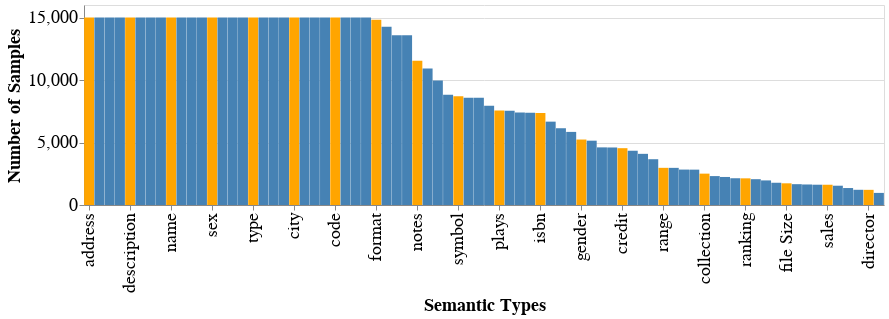

The notebook cell saved with this chart:
### Code cell
chart_type_df = combined_df.groupby('type').count().reset_index()
chart_type_df = chart_type_df.sort_values(axis=0, by=['values'], ascending=False).reset_index(drop=True)
shown_types = chart_type_df.type.to_list()
shown_types = [val for (idx, val) in enumerate(shown_types) if idx % 4 == 0]
print(shown_types)
alt.Chart(chart_type_df).mark_bar(size=10).encode(
    x = alt.X('type:O',
              title = 'Semantic Types',
              sort=alt.EncodingSortField(
                field="values",  
                order="descending"),
               axis=alt.Axis(values=shown_types)),
    y = alt.Y('values', title='Number of Samples'),
    color=alt.condition(
        alt.Predicate(alt.FieldOneOfPredicate(field='type', oneOf=shown_types)),
        alt.value('orange'),
        alt.value('steelblue')
    ),
).configure_axis(
    labelFontSize=18,
    titleFontSize=18
    
).properties(width=800,height=200)

### Figure 1 — Vega-Lite specification as saved in the notebook (floating-point values rounded to 4 significant figures)
{"config": {"view": {"continuousWidth": 400, "continuousHeight": 300}, "axis": {"labelFontSize": 18, "titleFontSize": 18}}, "data": {"name": "data-197ff1adf559da40b49865f11a634001"}, "mark": {"type": "bar", "size": 10}, "encoding": {"color": {"condition": {"value": "orange", "test": {"field": "type", "oneOf": ["address", "description", "name", "sex", "type", "city", "code", "format", "notes", "symbol", "plays", "isbn", "gender", "credit", "range", "collection", "ranking", "file Size", "sales", "director"]}}, "value": "steelblue"}, "x": {"axis": {"values": ["address", "description", "name", "sex", "type", "city", "code", "format", "notes", "symbol", "plays", "isbn", "gender", "credit", "range", "collection", "ranking", "file Size", "sales", "director"]}, "field": "type", "sort": {"field": "values", "order": "descending"}, "title": "Semantic Types", "type": "ordinal"}, "y": {"field": "values", "title": "Number of Samples", "type": "quantitative"}}, "height": 200, "width": 800, "$schema": "https://vega.github.io/schema/vega-lite/v4.17.0.json", "datasets": {"data-197ff1adf559da40b49865f11a634001": [{"type": "address", "values": 15000}, {"type": "position", "values": 15000}, {"type": "county", "values": 15000}, {"type": "day", "values": 15000}, {"type": "description", "values": 15000}, {"type": "duration", "values": 15000}, {"type": "industry", "values": 15000}, {"type": "location", "values": 15000}, {"type": "name", "values": 15000}, {"type": "rank", "values": 15000}, {"type": "company", "values": 15000}, {"type": "result", "values": 15000}, {"type": "sex", "values": 15000}, {"type": "state", "values": 15000}, {"type": "status", "values": 15000}, {"type": "team", "values": 15000}, {"type": "type", "values": 15000}, {"type": "weight", "values": 15000}, {"type": "country", "values": 15000}, {"type": "year", "values": 15000}, {"type": "city", "values": 15000}, {"type": "age", "values": 15000}, {"type": "album", "values": 15000}, {"type": "class", "values": 15000}, {"type": "code", "values": 15000}, {"type": "club", "values": 15000}, {"type": "artist", "values": 15000}, {"type": "category", "values": 15000}, {"type": "format", "values": 14828}, {"type": "jockey", "values": 14262}, {"type": "product", "values": 13587}, {"type": "region", "values": 13579}, {"type": "notes", "values": 11536}, {"type": "service", "values": 10912}, {"type": "area", "values": 9961}, {"type": "grades", "values": 8824}, {"type": "symbol", "values": 8701}, {"type": "owner", "values": 8578}, {"type": "affiliation", "values": 8572}, {"type": "team Name", "values": 7945}, {"type": "plays", "values": 7564}, {"type": "language", "values": 7537}, {"type": "order", "values": 7397}, {"type": "origin", "values": 7377}, {"type": "isbn", "values": 7368}, {"type": "elevation", "values": 6668}, {"type": "component", "values": 6141}, {"type": "genre", "values": 5848}, {"type": "gender", "values": 5237}, {"type": "command", "values": 5145}, {"type": "depth", "values": 4610}, {"type": "manufacturer", "values": 4602}, {"type": "credit", "values": 4545}, {"type": "publisher", "values": 4341}, {"type": "species", "values": 4093}, {"type": "family", "values": 3663}, {"type": "range", "values": 2974}, {"type": "classification", "values": 2971}, {"type": "person", "values": 2834}, {"type": "brand", "values": 2829}, {"type": "collection", "values": 2509}, {"type": "birth Date", "values": 2313}, {"type": "nationality", "values": 2243}, {"type": "operator", "values": 2141}, {"type": "ranking", "values": 2133}, {"type": "birth Place", "values": 2065}, {"type": "currency", "values": 1967}, {"type": "creator", "values": 1780}, {"type": "file Size", "values": 1735}, {"type": "religion", "values": 1666}, {"type": "capacity", "values": 1642}, {"type": "education", "values": 1623}, {"type": "sales", "values": 1621}, {"type": "requirement", "values": 1543}, {"type": "organisation", "values": 1357}, {"type": "continent", "values": 1217}, {"type": "director", "values": 1213}, {"type": "affiliate", "values": 968}]}}
